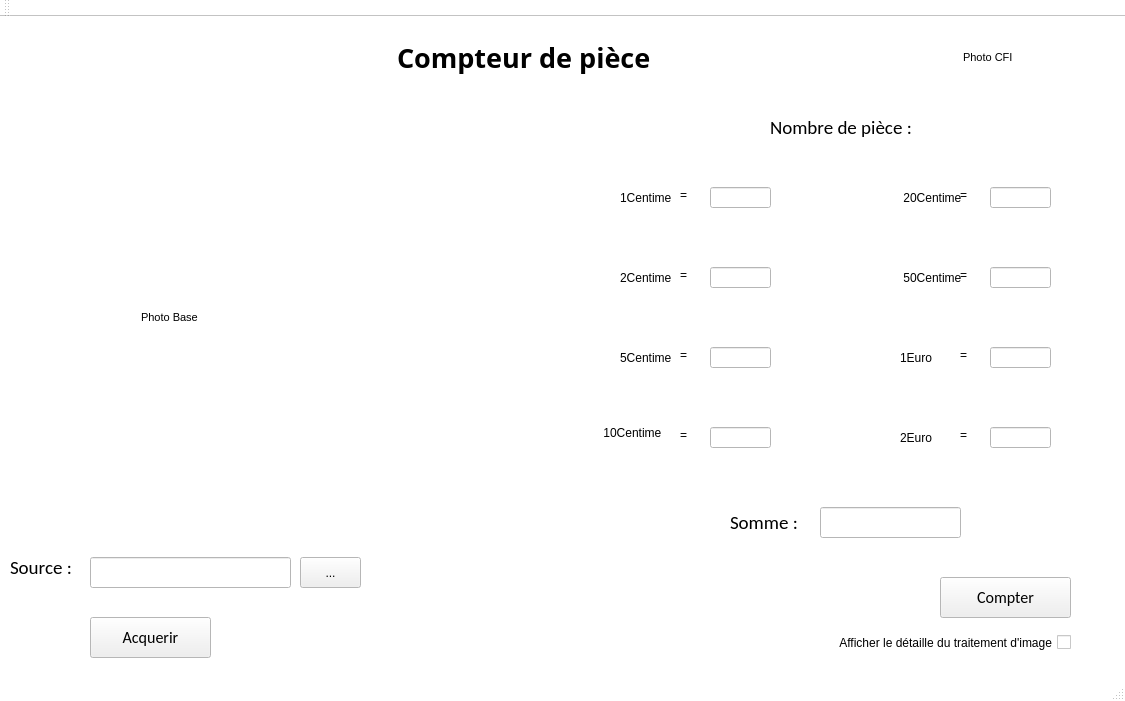
<?xml version="1.0" encoding="UTF-8"?>
<ui version="4.0">
 <class>MainWindow</class>
 <widget class="QMainWindow" name="MainWindow">
  <property name="geometry">
   <rect>
    <x>0</x>
    <y>0</y>
    <width>1125</width>
    <height>701</height>
   </rect>
  </property>
  <property name="palette">
   <palette>
    <active>
     <colorrole role="Base">
      <brush brushstyle="SolidPattern">
       <color alpha="255">
        <red>255</red>
        <green>255</green>
        <blue>255</blue>
       </color>
      </brush>
     </colorrole>
     <colorrole role="Window">
      <brush brushstyle="SolidPattern">
       <color alpha="255">
        <red>255</red>
        <green>255</green>
        <blue>255</blue>
       </color>
      </brush>
     </colorrole>
    </active>
    <inactive>
     <colorrole role="Base">
      <brush brushstyle="SolidPattern">
       <color alpha="255">
        <red>255</red>
        <green>255</green>
        <blue>255</blue>
       </color>
      </brush>
     </colorrole>
     <colorrole role="Window">
      <brush brushstyle="SolidPattern">
       <color alpha="255">
        <red>255</red>
        <green>255</green>
        <blue>255</blue>
       </color>
      </brush>
     </colorrole>
    </inactive>
    <disabled>
     <colorrole role="Base">
      <brush brushstyle="SolidPattern">
       <color alpha="255">
        <red>255</red>
        <green>255</green>
        <blue>255</blue>
       </color>
      </brush>
     </colorrole>
     <colorrole role="Window">
      <brush brushstyle="SolidPattern">
       <color alpha="255">
        <red>255</red>
        <green>255</green>
        <blue>255</blue>
       </color>
      </brush>
     </colorrole>
    </disabled>
   </palette>
  </property>
  <property name="windowTitle">
   <string>MainWindow</string>
  </property>
  <widget class="QWidget" name="centralWidget">
   <widget class="QLabel" name="label">
    <property name="geometry">
     <rect>
      <x>390</x>
      <y>20</y>
      <width>451</width>
      <height>41</height>
     </rect>
    </property>
    <property name="palette">
     <palette>
      <active>
       <colorrole role="Text">
        <brush brushstyle="SolidPattern">
         <color alpha="255">
          <red>0</red>
          <green>0</green>
          <blue>255</blue>
         </color>
        </brush>
       </colorrole>
      </active>
      <inactive>
       <colorrole role="Text">
        <brush brushstyle="SolidPattern">
         <color alpha="255">
          <red>0</red>
          <green>0</green>
          <blue>255</blue>
         </color>
        </brush>
       </colorrole>
      </inactive>
      <disabled>
       <colorrole role="Text">
        <brush brushstyle="SolidPattern">
         <color alpha="255">
          <red>120</red>
          <green>120</green>
          <blue>120</blue>
         </color>
        </brush>
       </colorrole>
      </disabled>
     </palette>
    </property>
    <property name="font">
     <font>
      <family>Source Code Pro</family>
      <pointsize>20</pointsize>
      <weight>75</weight>
      <italic>false</italic>
      <bold>true</bold>
     </font>
    </property>
    <property name="text">
     <string> Compteur de pièce</string>
    </property>
   </widget>
   <widget class="QLabel" name="lPhotoBase">
    <property name="geometry">
     <rect>
      <x>10</x>
      <y>110</y>
      <width>511</width>
      <height>381</height>
     </rect>
    </property>
    <property name="font">
     <font>
      <pointsize>8</pointsize>
     </font>
    </property>
    <property name="text">
     <string>                                           Photo Base</string>
    </property>
   </widget>
   <widget class="QPushButton" name="pbAcquerir">
    <property name="geometry">
     <rect>
      <x>90</x>
      <y>600</y>
      <width>121</width>
      <height>41</height>
     </rect>
    </property>
    <property name="font">
     <font>
      <family>Calibri</family>
      <pointsize>12</pointsize>
     </font>
    </property>
    <property name="text">
     <string>Acquerir</string>
    </property>
   </widget>
   <widget class="QToolButton" name="tbSource">
    <property name="geometry">
     <rect>
      <x>300</x>
      <y>540</y>
      <width>61</width>
      <height>31</height>
     </rect>
    </property>
    <property name="text">
     <string>...</string>
    </property>
   </widget>
   <widget class="QLineEdit" name="leSource">
    <property name="geometry">
     <rect>
      <x>90</x>
      <y>540</y>
      <width>201</width>
      <height>31</height>
     </rect>
    </property>
   </widget>
   <widget class="QLabel" name="label_2">
    <property name="geometry">
     <rect>
      <x>10</x>
      <y>530</y>
      <width>81</width>
      <height>41</height>
     </rect>
    </property>
    <property name="font">
     <font>
      <family>Calibri</family>
      <pointsize>14</pointsize>
     </font>
    </property>
    <property name="text">
     <string>Source :</string>
    </property>
   </widget>
   <widget class="QLabel" name="label_3">
    <property name="geometry">
     <rect>
      <x>680</x>
      <y>170</y>
      <width>31</width>
      <height>16</height>
     </rect>
    </property>
    <property name="text">
     <string>=</string>
    </property>
   </widget>
   <widget class="QLabel" name="label_4">
    <property name="geometry">
     <rect>
      <x>680</x>
      <y>250</y>
      <width>31</width>
      <height>16</height>
     </rect>
    </property>
    <property name="text">
     <string>=</string>
    </property>
   </widget>
   <widget class="QLabel" name="label_5">
    <property name="geometry">
     <rect>
      <x>680</x>
      <y>330</y>
      <width>31</width>
      <height>16</height>
     </rect>
    </property>
    <property name="text">
     <string>=</string>
    </property>
   </widget>
   <widget class="QLabel" name="label_6">
    <property name="geometry">
     <rect>
      <x>680</x>
      <y>410</y>
      <width>31</width>
      <height>16</height>
     </rect>
    </property>
    <property name="text">
     <string>=</string>
    </property>
   </widget>
   <widget class="QLabel" name="label_8">
    <property name="geometry">
     <rect>
      <x>770</x>
      <y>90</y>
      <width>211</width>
      <height>41</height>
     </rect>
    </property>
    <property name="font">
     <font>
      <family>Calibri</family>
      <pointsize>14</pointsize>
     </font>
    </property>
    <property name="text">
     <string>Nombre de pièce :</string>
    </property>
   </widget>
   <widget class="QLineEdit" name="le1Centime">
    <property name="geometry">
     <rect>
      <x>710</x>
      <y>170</y>
      <width>61</width>
      <height>21</height>
     </rect>
    </property>
    <property name="readOnly">
     <bool>true</bool>
    </property>
   </widget>
   <widget class="QPushButton" name="pbCompter">
    <property name="geometry">
     <rect>
      <x>940</x>
      <y>560</y>
      <width>131</width>
      <height>41</height>
     </rect>
    </property>
    <property name="font">
     <font>
      <family>Calibri</family>
      <pointsize>12</pointsize>
     </font>
    </property>
    <property name="text">
     <string>Compter</string>
    </property>
   </widget>
   <widget class="QLineEdit" name="le2Centime">
    <property name="geometry">
     <rect>
      <x>710</x>
      <y>250</y>
      <width>61</width>
      <height>21</height>
     </rect>
    </property>
    <property name="readOnly">
     <bool>true</bool>
    </property>
   </widget>
   <widget class="QLineEdit" name="le5Centime">
    <property name="geometry">
     <rect>
      <x>710</x>
      <y>330</y>
      <width>61</width>
      <height>21</height>
     </rect>
    </property>
    <property name="readOnly">
     <bool>true</bool>
    </property>
   </widget>
   <widget class="QLineEdit" name="le10Centime">
    <property name="geometry">
     <rect>
      <x>710</x>
      <y>410</y>
      <width>61</width>
      <height>21</height>
     </rect>
    </property>
    <property name="readOnly">
     <bool>true</bool>
    </property>
   </widget>
   <widget class="QLabel" name="label_9">
    <property name="geometry">
     <rect>
      <x>960</x>
      <y>170</y>
      <width>31</width>
      <height>16</height>
     </rect>
    </property>
    <property name="text">
     <string>=</string>
    </property>
   </widget>
   <widget class="QLabel" name="label_10">
    <property name="geometry">
     <rect>
      <x>960</x>
      <y>410</y>
      <width>31</width>
      <height>16</height>
     </rect>
    </property>
    <property name="text">
     <string>=</string>
    </property>
   </widget>
   <widget class="QLineEdit" name="le50Centime">
    <property name="geometry">
     <rect>
      <x>990</x>
      <y>250</y>
      <width>61</width>
      <height>21</height>
     </rect>
    </property>
    <property name="readOnly">
     <bool>true</bool>
    </property>
   </widget>
   <widget class="QLineEdit" name="le1Euro">
    <property name="geometry">
     <rect>
      <x>990</x>
      <y>330</y>
      <width>61</width>
      <height>21</height>
     </rect>
    </property>
    <property name="readOnly">
     <bool>true</bool>
    </property>
   </widget>
   <widget class="QLabel" name="label_12">
    <property name="geometry">
     <rect>
      <x>960</x>
      <y>330</y>
      <width>31</width>
      <height>16</height>
     </rect>
    </property>
    <property name="text">
     <string>=</string>
    </property>
   </widget>
   <widget class="QLineEdit" name="le2Euro">
    <property name="geometry">
     <rect>
      <x>990</x>
      <y>410</y>
      <width>61</width>
      <height>21</height>
     </rect>
    </property>
    <property name="readOnly">
     <bool>true</bool>
    </property>
   </widget>
   <widget class="QLabel" name="label_13">
    <property name="geometry">
     <rect>
      <x>960</x>
      <y>250</y>
      <width>31</width>
      <height>16</height>
     </rect>
    </property>
    <property name="text">
     <string>=</string>
    </property>
   </widget>
   <widget class="QLineEdit" name="le20Centime">
    <property name="geometry">
     <rect>
      <x>990</x>
      <y>170</y>
      <width>61</width>
      <height>21</height>
     </rect>
    </property>
    <property name="readOnly">
     <bool>true</bool>
    </property>
   </widget>
   <widget class="QLabel" name="label_14">
    <property name="geometry">
     <rect>
      <x>730</x>
      <y>490</y>
      <width>91</width>
      <height>31</height>
     </rect>
    </property>
    <property name="font">
     <font>
      <family>Calibri</family>
      <pointsize>14</pointsize>
     </font>
    </property>
    <property name="text">
     <string>Somme :</string>
    </property>
   </widget>
   <widget class="QLineEdit" name="leSomme">
    <property name="geometry">
     <rect>
      <x>820</x>
      <y>490</y>
      <width>141</width>
      <height>31</height>
     </rect>
    </property>
    <property name="readOnly">
     <bool>true</bool>
    </property>
   </widget>
   <widget class="QLabel" name="lPhotoCFI">
    <property name="geometry">
     <rect>
      <x>960</x>
      <y>0</y>
      <width>171</width>
      <height>81</height>
     </rect>
    </property>
    <property name="font">
     <font>
      <pointsize>8</pointsize>
     </font>
    </property>
    <property name="text">
     <string> Photo CFI</string>
    </property>
   </widget>
   <widget class="QLabel" name="l1Centime">
    <property name="geometry">
     <rect>
      <x>620</x>
      <y>150</y>
      <width>81</width>
      <height>61</height>
     </rect>
    </property>
    <property name="text">
     <string>1Centime</string>
    </property>
   </widget>
   <widget class="QLabel" name="l2Centime">
    <property name="geometry">
     <rect>
      <x>620</x>
      <y>230</y>
      <width>81</width>
      <height>61</height>
     </rect>
    </property>
    <property name="text">
     <string>2Centime</string>
    </property>
   </widget>
   <widget class="QLabel" name="l5Centime">
    <property name="geometry">
     <rect>
      <x>620</x>
      <y>310</y>
      <width>81</width>
      <height>61</height>
     </rect>
    </property>
    <property name="text">
     <string>5Centime</string>
    </property>
   </widget>
   <widget class="QLabel" name="l10Centime">
    <property name="geometry">
     <rect>
      <x>600</x>
      <y>380</y>
      <width>81</width>
      <height>71</height>
     </rect>
    </property>
    <property name="text">
     <string> 10Centime</string>
    </property>
   </widget>
   <widget class="QLabel" name="l20Centime">
    <property name="geometry">
     <rect>
      <x>900</x>
      <y>150</y>
      <width>81</width>
      <height>61</height>
     </rect>
    </property>
    <property name="text">
     <string> 20Centime</string>
    </property>
   </widget>
   <widget class="QLabel" name="l50Centime">
    <property name="geometry">
     <rect>
      <x>900</x>
      <y>230</y>
      <width>81</width>
      <height>61</height>
     </rect>
    </property>
    <property name="text">
     <string> 50Centime</string>
    </property>
   </widget>
   <widget class="QLabel" name="l1Euro">
    <property name="geometry">
     <rect>
      <x>900</x>
      <y>310</y>
      <width>81</width>
      <height>61</height>
     </rect>
    </property>
    <property name="text">
     <string>1Euro</string>
    </property>
   </widget>
   <widget class="QLabel" name="l2Euro">
    <property name="geometry">
     <rect>
      <x>900</x>
      <y>390</y>
      <width>81</width>
      <height>61</height>
     </rect>
    </property>
    <property name="text">
     <string>2Euro</string>
    </property>
   </widget>
   <widget class="QCheckBox" name="cbDetaille">
    <property name="geometry">
     <rect>
      <x>810</x>
      <y>600</y>
      <width>261</width>
      <height>51</height>
     </rect>
    </property>
    <property name="layoutDirection">
     <enum>Qt::RightToLeft</enum>
    </property>
    <property name="text">
     <string>Afficher le détaille du traitement d'image</string>
    </property>
   </widget>
  </widget>
  <widget class="QMenuBar" name="menuBar">
   <property name="geometry">
    <rect>
     <x>0</x>
     <y>0</y>
     <width>1125</width>
     <height>26</height>
    </rect>
   </property>
  </widget>
  <widget class="QToolBar" name="mainToolBar">
   <attribute name="toolBarArea">
    <enum>TopToolBarArea</enum>
   </attribute>
   <attribute name="toolBarBreak">
    <bool>false</bool>
   </attribute>
  </widget>
  <widget class="QStatusBar" name="statusBar"/>
 </widget>
 <layoutdefault spacing="6" margin="11"/>
 <resources/>
 <connections/>
</ui>
